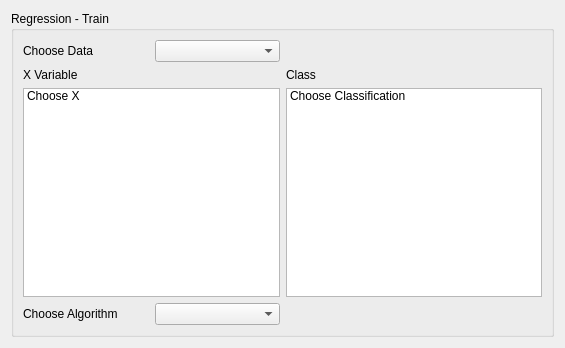
<?xml version="1.0" encoding="UTF-8"?>
<ui version="4.0">
 <class>Form</class>
 <widget class="QWidget" name="Form">
  <property name="geometry">
   <rect>
    <x>0</x>
    <y>0</y>
    <width>565</width>
    <height>348</height>
   </rect>
  </property>
  <property name="windowTitle">
   <string>Form</string>
  </property>
  <layout class="QVBoxLayout" name="verticalLayout_2">
   <item>
    <widget class="QGroupBox" name="groupLayout">
     <property name="title">
      <string>Regression - Train</string>
     </property>
     <layout class="QGridLayout" name="gridLayout">
      <item row="0" column="0">
       <layout class="QHBoxLayout" name="horizontalLayout_3">
        <item>
         <widget class="QLabel" name="chooseDataLabel">
          <property name="text">
           <string>Choose Data</string>
          </property>
         </widget>
        </item>
        <item>
         <widget class="QComboBox" name="chooseDataComboBox"/>
        </item>
       </layout>
      </item>
      <item row="1" column="0">
       <widget class="QLabel" name="xVariableLabel">
        <property name="text">
         <string>X Variable</string>
        </property>
       </widget>
      </item>
      <item row="1" column="1">
       <widget class="QLabel" name="yVariableLabel">
        <property name="text">
         <string>Class</string>
        </property>
       </widget>
      </item>
      <item row="2" column="0">
       <widget class="QListWidget" name="xVariableList">
        <property name="enabled">
         <bool>true</bool>
        </property>
        <property name="sizePolicy">
         <sizepolicy hsizetype="Expanding" vsizetype="Expanding">
          <horstretch>0</horstretch>
          <verstretch>0</verstretch>
         </sizepolicy>
        </property>
        <item>
         <property name="text">
          <string>Choose X</string>
         </property>
        </item>
       </widget>
      </item>
      <item row="2" column="1">
       <widget class="QListWidget" name="yVariableList">
        <property name="sizePolicy">
         <sizepolicy hsizetype="Expanding" vsizetype="Expanding">
          <horstretch>0</horstretch>
          <verstretch>0</verstretch>
         </sizepolicy>
        </property>
        <property name="sortingEnabled">
         <bool>true</bool>
        </property>
        <item>
         <property name="text">
          <string>Choose Classification</string>
         </property>
        </item>
       </widget>
      </item>
      <item row="3" column="0">
       <layout class="QHBoxLayout" name="horizontalLayout_2">
        <item>
         <widget class="QLabel" name="chooseAlgorithmLabel">
          <property name="text">
           <string>Choose Algorithm</string>
          </property>
         </widget>
        </item>
        <item>
         <widget class="QComboBox" name="chooseAlgorithmComboBox"/>
        </item>
       </layout>
      </item>
      <item row="4" column="0" colspan="2">
       <layout class="QVBoxLayout" name="algorithmLayout"/>
      </item>
     </layout>
    </widget>
   </item>
  </layout>
 </widget>
 <resources/>
 <connections/>
</ui>
